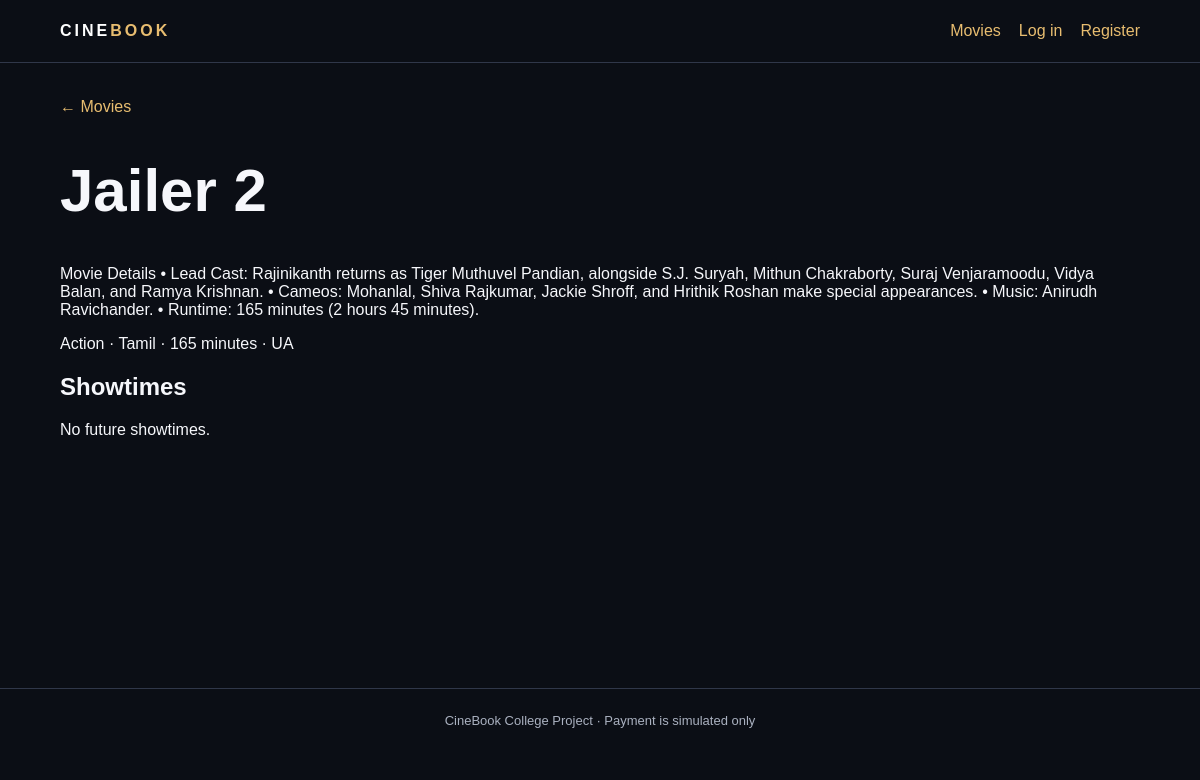
/movies/1/, run on the app's committed database.
### booking/models.py (models this page shows, shortened)
class Movie(models.Model):
    title = models.CharField(max_length=160)
    description = models.TextField()
    genre = models.CharField(max_length=80)
    language = models.CharField(max_length=50, default="Malayalam")
    duration_minutes = models.PositiveSmallIntegerField(
        validators=[MinValueValidator(1), MaxValueValidator(600)]
    )
    certificate = models.CharField(max_length=10, default="UA")
    poster_url = models.URLField(blank=True)
    is_active = models.BooleanField(default=True)

### booking/views.py (the view)
# urls.py: path("movies/<int:movie_id>/", views.movie_detail, name="movie_detail"),
def movie_detail(request, movie_id):
    movie = get_object_or_404(
        Movie, pk=movie_id, is_active=True
    )
    shows = movie.shows.filter(
        is_active=True,
        starts_at__gte=timezone.now(),
    ).order_by("starts_at")
    return render(
        request,
        "booking/movie.html",
        {"movie": movie, "shows": shows},
    )

### templates/booking/movie.html
{% extends "base.html" %}
{% block content %}
<a href="/">← Movies</a>
<h1>{{ movie.title }}</h1>
<p>{{ movie.description }}</p>
<p>
    {{ movie.genre }} · {{ movie.language }} ·
    {{ movie.duration_minutes }} minutes · {{ movie.certificate }}
</p>
<h2>Showtimes</h2>
{% for show in shows %}
    <div class="row">
        <div>
            <b>{{ show.cinema_name }} · {{ show.screen_name }}</b>
            <p>{{ show.starts_at|date:"D, d M Y · g:i A" }}</p>
        </div>
        <div>
            ₹{{ show.ticket_price }}
            <a class="button" href="{% url 'book_show' show.id %}">
                Select seats
            </a>
        </div>
    </div>
{% empty %}
    <p>No future showtimes.</p>
{% endfor %}
{% endblock %}

### static/style.css (style rules this page uses)
* { box-sizing: border-box; }
body { margin: 0; background: #0b0e15; color: #f6f7fb; font-family: Arial, sans-serif; }
a { color: #e8bd70; text-decoration: none; }
h1 { font-size: clamp(2rem, 5vw, 4rem); }

### data on the page
Movie: title "Jailer 2", description "Movie Details • Lead Cast: Rajinikanth returns as Tiger Muthuvel Pandian, alongside S.J. Suryah, Mithun Chakraborty, Suraj Venjaramoodu, Vidya Balan, and Ramya Krishnan. • Cameos: Mohanlal, Shiva Rajkumar, Jackie Shroff, and Hrithik Roshan make special appearances. • Music: Anirudh Ravichander. • Runtime: 165 minutes (2 hours 45 minutes).", genre "Action", language "Tamil", duration_minutes "165", certificate "UA"
